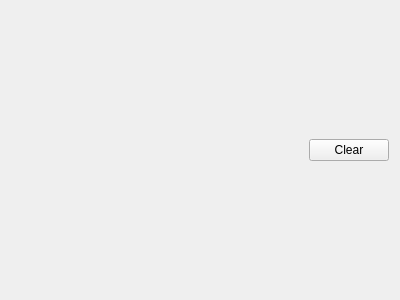
<?xml version="1.0" encoding="UTF-8"?>
<ui version="4.0">
 <class>Tab4SensorChart</class>
 <widget class="QWidget" name="Tab4SensorChart">
  <property name="geometry">
   <rect>
    <x>0</x>
    <y>0</y>
    <width>400</width>
    <height>300</height>
   </rect>
  </property>
  <property name="windowTitle">
   <string>Form</string>
  </property>
  <layout class="QVBoxLayout" name="verticalLayout_2">
   <item>
    <layout class="QVBoxLayout" name="verticalLayout" stretch="1,9">
     <item>
      <layout class="QHBoxLayout" name="horizontalLayout">
       <item>
        <spacer name="horizontalSpacer">
         <property name="orientation">
          <enum>Qt::Orientation::Horizontal</enum>
         </property>
         <property name="sizeHint" stdset="0">
          <size>
           <width>40</width>
           <height>20</height>
          </size>
         </property>
        </spacer>
       </item>
       <item>
        <widget class="QPushButton" name="pPBchartClear">
         <property name="text">
          <string>Clear</string>
         </property>
        </widget>
       </item>
      </layout>
     </item>
     <item>
      <layout class="QVBoxLayout" name="pChartViewLayout"/>
     </item>
    </layout>
   </item>
  </layout>
 </widget>
 <resources/>
 <connections/>
</ui>
